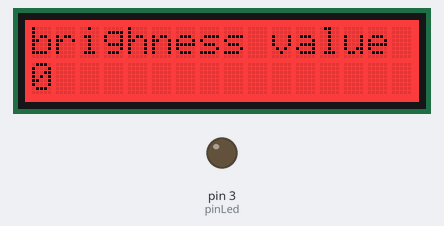
Recording of a sketch running on a simulated Arduino Uno, built with avr-gcc and run on an emulated ATmega328P. Shown: 16×2 character LCD, output pins drawn as LEDs (lit = HIGH).

Above: at 1.23 s.
At 9.47 s:
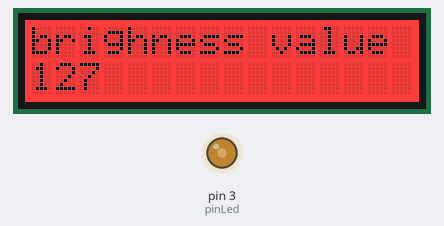
At 18.0 s:
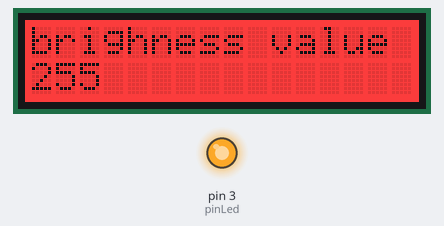
At 34.8 s:
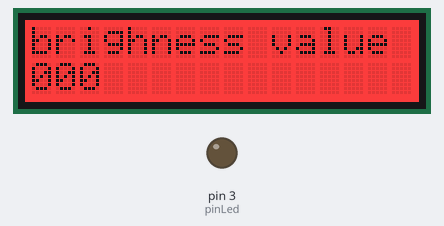
Timing chart, 0 to 40.0 s (numbered marks = the images above):
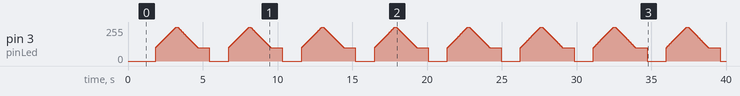

The sketch:

Grove_LED_LCDScreen.ino
```cpp
// Demo for Grove - Starter V2.0
// Author: Loovee  2013-3-10
// Pulses the Grove - LED with a "breathing" effect.
// Connect the Grove - LED to the socket marked D3

// Defines the pin to which the LED is connected.
// Any pin that supports PWM can also be used:
// 3, 5, 6, 9, 10, 11


#include <Wire.h>
#include "rgb_lcd.h"

rgb_lcd lcd;

const int colorR = 255;
const int colorG = 0;
const int colorB = 0;

const int pinLed    = 3;

// Define the delay for the "breathing" effect; change this
// to a smaller value for a faster effect, larger for slower.
const int BREATH_DELAY = 5; // milliseconds

void setup()
{
    // Configure the LED's pin for output signals.
    pinMode(pinLed, OUTPUT);
    // set up the LCD's number of columns and rows:
    lcd.begin(16, 2);

    lcd.setRGB(colorR, colorG, colorB);

    // Print a message to the LCD.
    lcd.print("brighness value");

    delay(1000);
}

void loop()
{
    for(int i=0; i<256; i++)
    {
        analogWrite(pinLed, i);
        delay(BREATH_DELAY);
        // set the cursor to column 0, line 1
    // (note: line 1 is the second row, since counting begins with 0):
    lcd.setCursor(0, 1);
    // print the number of seconds since reset:
    lcd.print(i);
    }
    delay(100);

    for(int i=254; i>=0; i--)
    {
        analogWrite(pinLed, i);
        delay(BREATH_DELAY);
            // (note: line 1 is the second row, since counting begins with 0):
    lcd.setCursor(0, 1);
    // print the number of seconds since reset:
    lcd.print(i);
    }
    delay(500);
}
```
